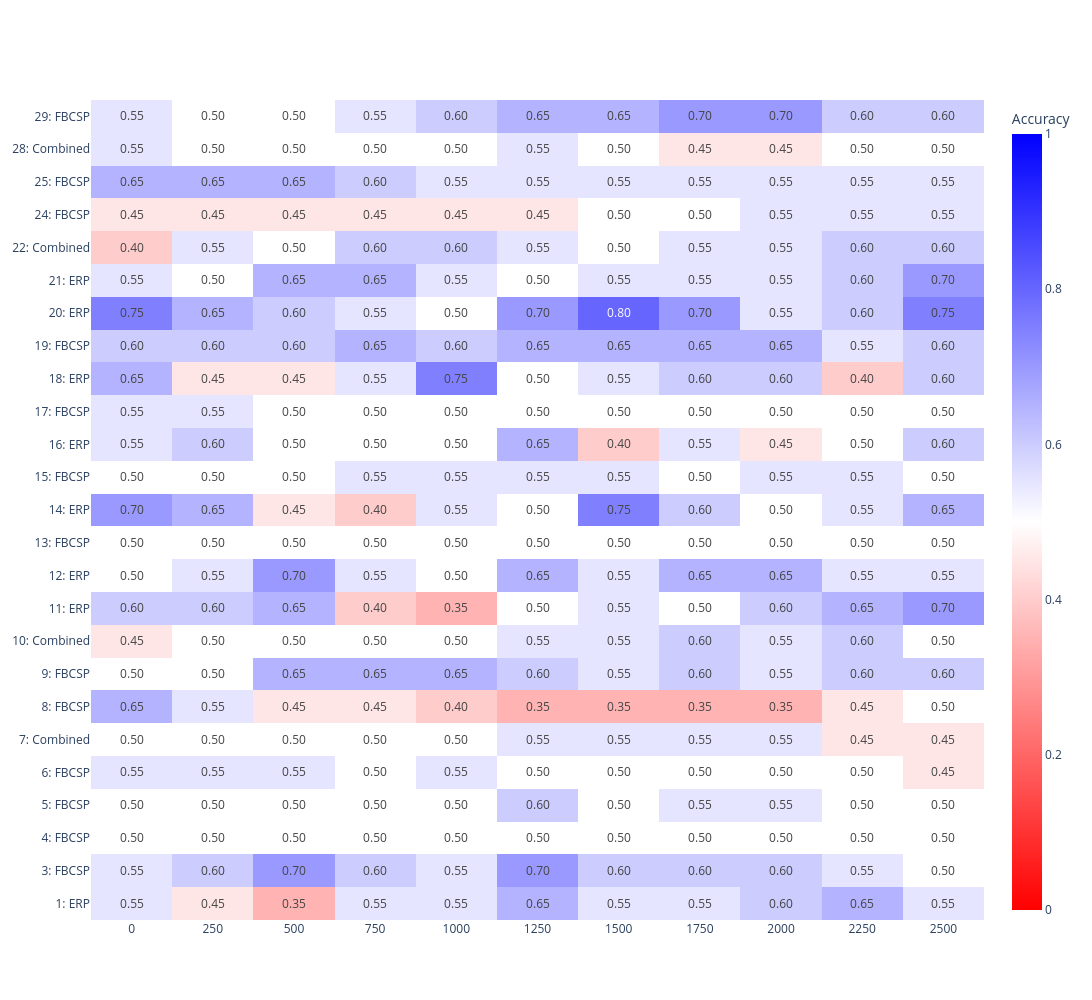

The notebook cell this image was saved under:
### Code cell
fig_MI.update_layout( xaxis_tickmode='linear',xaxis_dtick=250,
                      height=1000, width=1600)
fig_MI.show()

### Figure 1 — Plotly figure (JSON) as saved in the notebook; plotly's stock layout.template omitted (floating-point values rounded to 4 significant figures; data arrays with more than 128 entries replaced by an {"elided": "..."} marker saying what was removed)
{"data": [{"colorbar": {"title": {"text": "Accuracy"}}, "colorscale": [[0, "red"], [0.5, "white"], [1, "blue"]], "text": {"elided": "25x11 float values"}, "texttemplate": "%{z:.2f}", "type": "heatmap", "x": [0, 250, 500, 750, 1000, 1250, 1500, 1750, 2000, 2250, 2500], "y": ["1: ERP", "3: FBCSP", "4: FBCSP", "5: FBCSP", "6: FBCSP", "7: Combined", "8: FBCSP", "9: FBCSP", "10: Combined", "11: ERP", "12: ERP", "13: FBCSP", "14: ERP", "15: FBCSP", "16: ERP", "17: FBCSP", "18: ERP", "19: FBCSP", "20: ERP", "21: ERP", "22: Combined", "24: FBCSP", "25: FBCSP", "28: Combined", "29: FBCSP"], "z": {"elided": "25x11 float values"}, "zmax": 1, "zmin": 0}], "layout": {"height": 1000, "width": 1600, "xaxis": {"dtick": 250, "tickmode": "linear"}}}
